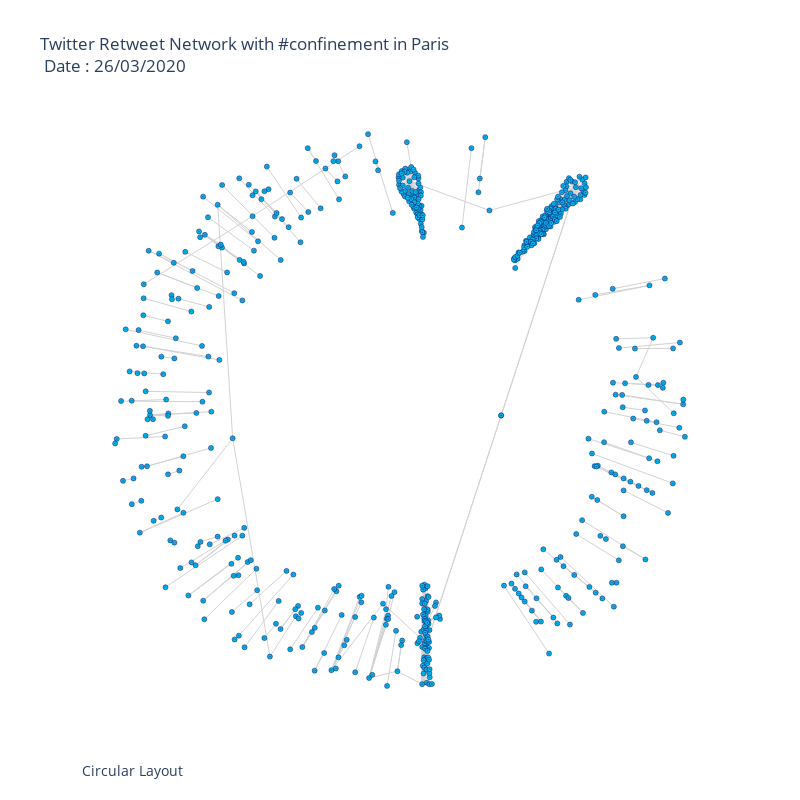

Here is the notebook cell this chart was saved with:
### Code cell
fig1.update_layout({
'plot_bgcolor': 'rgba(0, 0, 0, 0)',
'paper_bgcolor': 'rgba(0, 0, 0, 0)',
})

### Figure 1 — Plotly figure (JSON) as saved in the notebook; plotly's stock layout.template omitted (floating-point values rounded to 4 significant figures; data arrays with more than 128 entries replaced by an {"elided": "..."} marker saying what was removed)
{"data": [{"hoverinfo": "none", "line": {"color": "rgb(210,210,210)", "width": 1}, "mode": "lines", "type": "scatter", "x": {"elided": "1491 float values"}, "y": {"elided": "1491 float values"}}, {"hoverinfo": "text", "marker": {"color": "#01B7EF", "line": {"color": "rgb(12,12,90)", "width": 0.5}, "size": 5, "symbol": "circle-dot"}, "mode": "markers", "name": "net", "text": {"elided": "591 str values"}, "type": "scatter", "x": {"elided": "591 float values"}, "y": {"elided": "591 float values"}}], "layout": {"annotations": [{"font": {"size": 14}, "showarrow": false, "text": "Circular Layout", "x": 0, "xanchor": "left", "xref": "paper", "y": -0.1, "yanchor": "bottom", "yref": "paper"}], "autosize": false, "font": {"size": 12}, "height": 800, "hovermode": "closest", "paper_bgcolor": "rgba(0, 0, 0, 0)", "plot_bgcolor": "rgba(0, 0, 0, 0)", "showlegend": false, "title": {"text": "Twitter Retweet Network with #confinement in Paris<br> Date : 26/03/2020"}, "width": 800, "xaxis": {"autorange": true, "range": [-1.1, 0.954], "showgrid": false, "showspikes": false, "type": "linear", "visible": false, "zeroline": false}, "yaxis": {"autorange": true, "range": [-1.112, 0.9247], "showgrid": false, "showspikes": false, "type": "linear", "visible": false, "zeroline": false}}}
